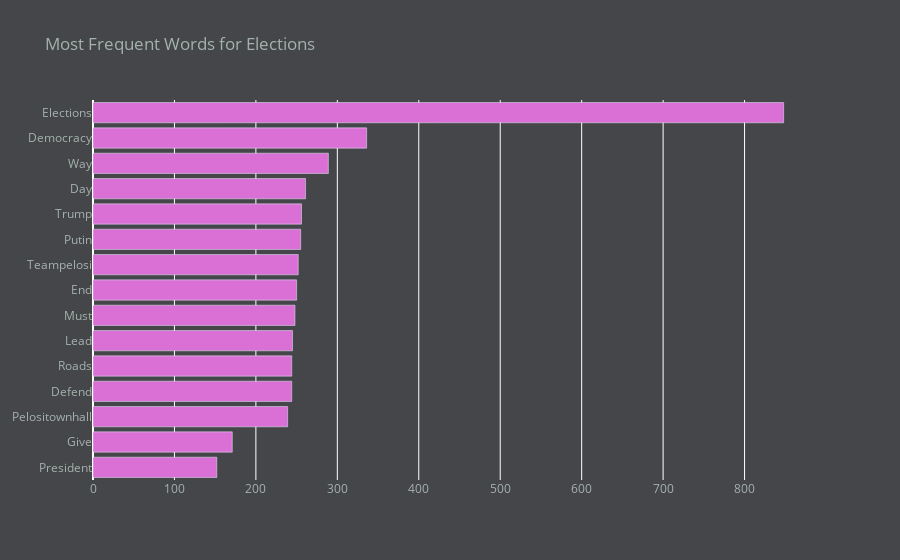

The notebook cell saved with this chart:
### Code cell
fig = go.Figure(create_top_words_chart(word_data_on_load, unique_word_search_terms, word_term = None))
fig.show()

### Figure 1 — Plotly figure (JSON) as saved in the notebook; plotly's stock layout.template omitted (floating-point values rounded to 4 significant figures)
{"data": [{"marker": {"color": "orchid"}, "orientation": "h", "type": "bar", "x": [152, 171, 239, 244, 244, 245, 248, 250, 252, 255, 256, 261, 289, 336, 848], "y": ["President", "Give", "Pelositownhall", "Defend", "Roads", "Lead", "Must", "End", "Teampelosi", "Putin", "Trump", "Day", "Way", "Democracy", "Elections"]}], "layout": {"font": {"color": "#A4B2AB"}, "paper_bgcolor": "#45464A", "plot_bgcolor": "#45464A", "title": {"text": "Most Frequent Words for Elections"}}}
